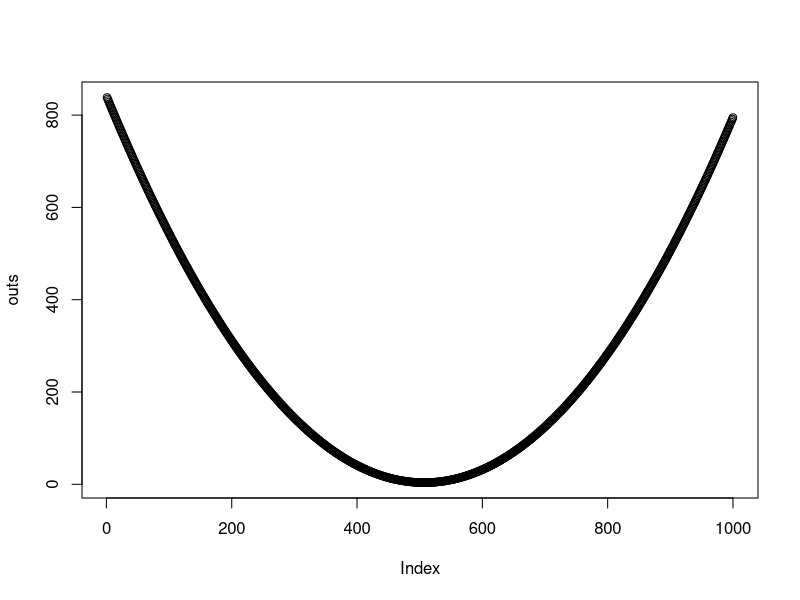
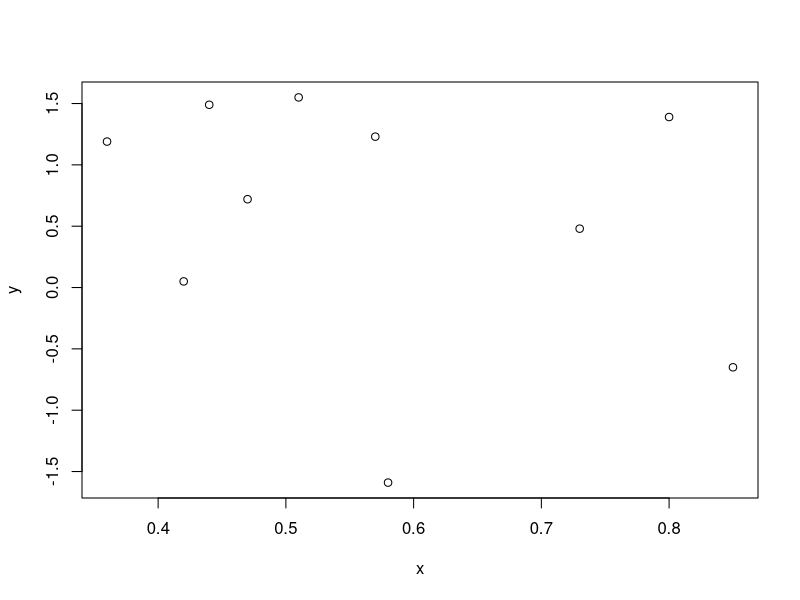

Write R code to recreate these figures, in order. (Note: this script raises an error after producing the figures.)
library("purrr")

# question 1
# Consider the data set given below
x <- c(0.18, -1.54, 0.42, 0.95)
# And weights given by
w <- c(2, 1, 3, 1)
# Give the value of μ that minimizes the least squares equation
# sum(w*(x-mu)^2)

mus <- seq(mean(x) - 10 * sd(x), mean(x) + 10 * sd(x), length.out = 1000)

outs <- sapply(mus, function(z) sum(w*(x-z)^2))

plot(outs)

mus[which.min(outs)]

# question 2
# Consider the following data set
x <- c(0.8, 0.47, 0.51, 0.73, 0.36, 0.58, 0.57, 0.85, 0.44, 0.42)
y <- c(1.39, 0.72, 1.55, 0.48, 1.19, -1.59, 1.23, -0.65, 1.49, 0.05)
# Fit the regression through the origin and get the slope treating y as the outcome and x as the 
# regressor. (Hint, do not center the data since we want regression through the origin, not through the means of the data.)

plot(x, y)

lm(y~x, offset = 0)$coefficients[2]

# question 3
# Do data(mtcars) from the datasets package and fit the regression model with mpg as the outcome and 
# weight as the predictor. Give the slope coefficient.
data(mtcars)
lm(mpg~wt, data = mtcars)$coefficients[2]

# question 4
# Consider data with an outcome (Y) and a predictor (X). The standard deviation of the predictor 
# is one half that of the outcome. The correlation between the two variables is .5. What value 
# would the slope coefficient for the regression model with Y as the outcome and X as the predictor?

xs <- lapply(1:1000, function(x) rnorm(25, mean = 0, sd = 0.5))
ys <- lapply(1:1000, function(x) rnorm(25, mean = 0, sd = 1))

cors <- map2_dbl(xs, ys, ~cor(.x, .y))

plot(sort(cors))

ids <- which(abs(cors - 0.5) < 0.1)

coeffs <- vector(mode = "numeric", length = length(ids))
for (i in seq_along(ids)) {
  coeffs[i] <- lm(ys[[ids[i]]] ~ xs[[ids[i]]])$coefficients[2]
}

mean(coeffs)

# question 5
# Students were given two hard tests and scores were normalized to have empirical mean 0 and variance 1. 
# The correlation between the scores on the two tests was 0.4. What would be the expected score on 
# Quiz 2 for a student who had a normalized score of 1.5 on Quiz 1?

t1s <- lapply(1:1000, function(x) rnorm(25, mean = 0, sd = 1))
t2s <- lapply(1:1000, function(x) rnorm(25, mean = 0, sd = 1))

cors <- map2_dbl(t1s, t2s, ~cor(.x, .y))

ids <- which(abs(cors - 0.4) < 0.05)

lms <- vector(mode = "list", length = length(ids))
for (i in seq_along(ids)) {
  lms[[i]] <- lm(t2s[[ids[[i]]]] ~ t1s[[ids[[i]]]])
}

slopes <- sapply(lms, function(x) x$coefficients[2])
intercepts <- sapply(lms, function(x) x$coefficients[1])

mean(map2_dbl(slopes, intercepts, ~.x * 1.5 + .y))

# question 6
# Consider the data given by the following
x <- c(8.58, 10.46, 9.01, 9.64, 8.86)
# What is the value of the first measurement if x were normalized (to have mean 0 and variance 1)?

# question 7
# Consider the following data set (used above as well). What is the intercept for fitting the model 
# with x as the predictor and y as the outcome?

x <- c(0.8, 0.47, 0.51, 0.73, 0.36, 0.58, 0.57, 0.85, 0.44, 0.42)
y <- c(1.39, 0.72, 1.55, 0.48, 1.19, -1.59, 1.23, -0.65, 1.49, 0.05)

lm(y~x)$coefficients[1]

# question 8
# You know that both the predictor and response have mean 0. What can be said about the 
# intercept when you fit a linear regression?
preds <- lapply(1:1000, function(x) rnorm(25, mean = 0, sd = 1))
resps <- lapply(1:1000, function(x) rnorm(25, mean = 0, sd = 1))

ints <- vector(mode = "numeric", length = length(preds))
for (i in seq_along(ids)) {
  ints[i] <- lm(resps[[i]] ~ preds[[i]])$coefficients[1]
}

plot(sort(ints))

# question 9

x <- c(0.8, 0.47, 0.51, 0.73, 0.36, 0.58, 0.57, 0.85, 0.44, 0.42)

# What value minimizes the sum of the squared distances between these points and itself?

lm(x~x)

# question 10
# Let the slope having fit Y as the outcome and X as the predictor be denoted as β1. Let the 
# slope from fitting X as the outcome and Y as the predictor be denoted as γ1. Suppose that you 
# divide β1 by γ1; in other words consider β1/γ1. What is this ratio always equal to?

x <- rnorm(25, mean = 0, sd = 1)
y <- rnorm(25, mean = 0, sd = 1)

beta <- lm(y~x)$coefficients[2]
gamma <- lm(x~y)$coefficients[2]

out <- beta/gamma

abs(var(y)/var(x) - out) < 0.01
abs(cor(y, x) - out) < 0.01
abs(1 - out) < 0.01
abs(2*sd(y)/sd(x) - out) < 0.01
